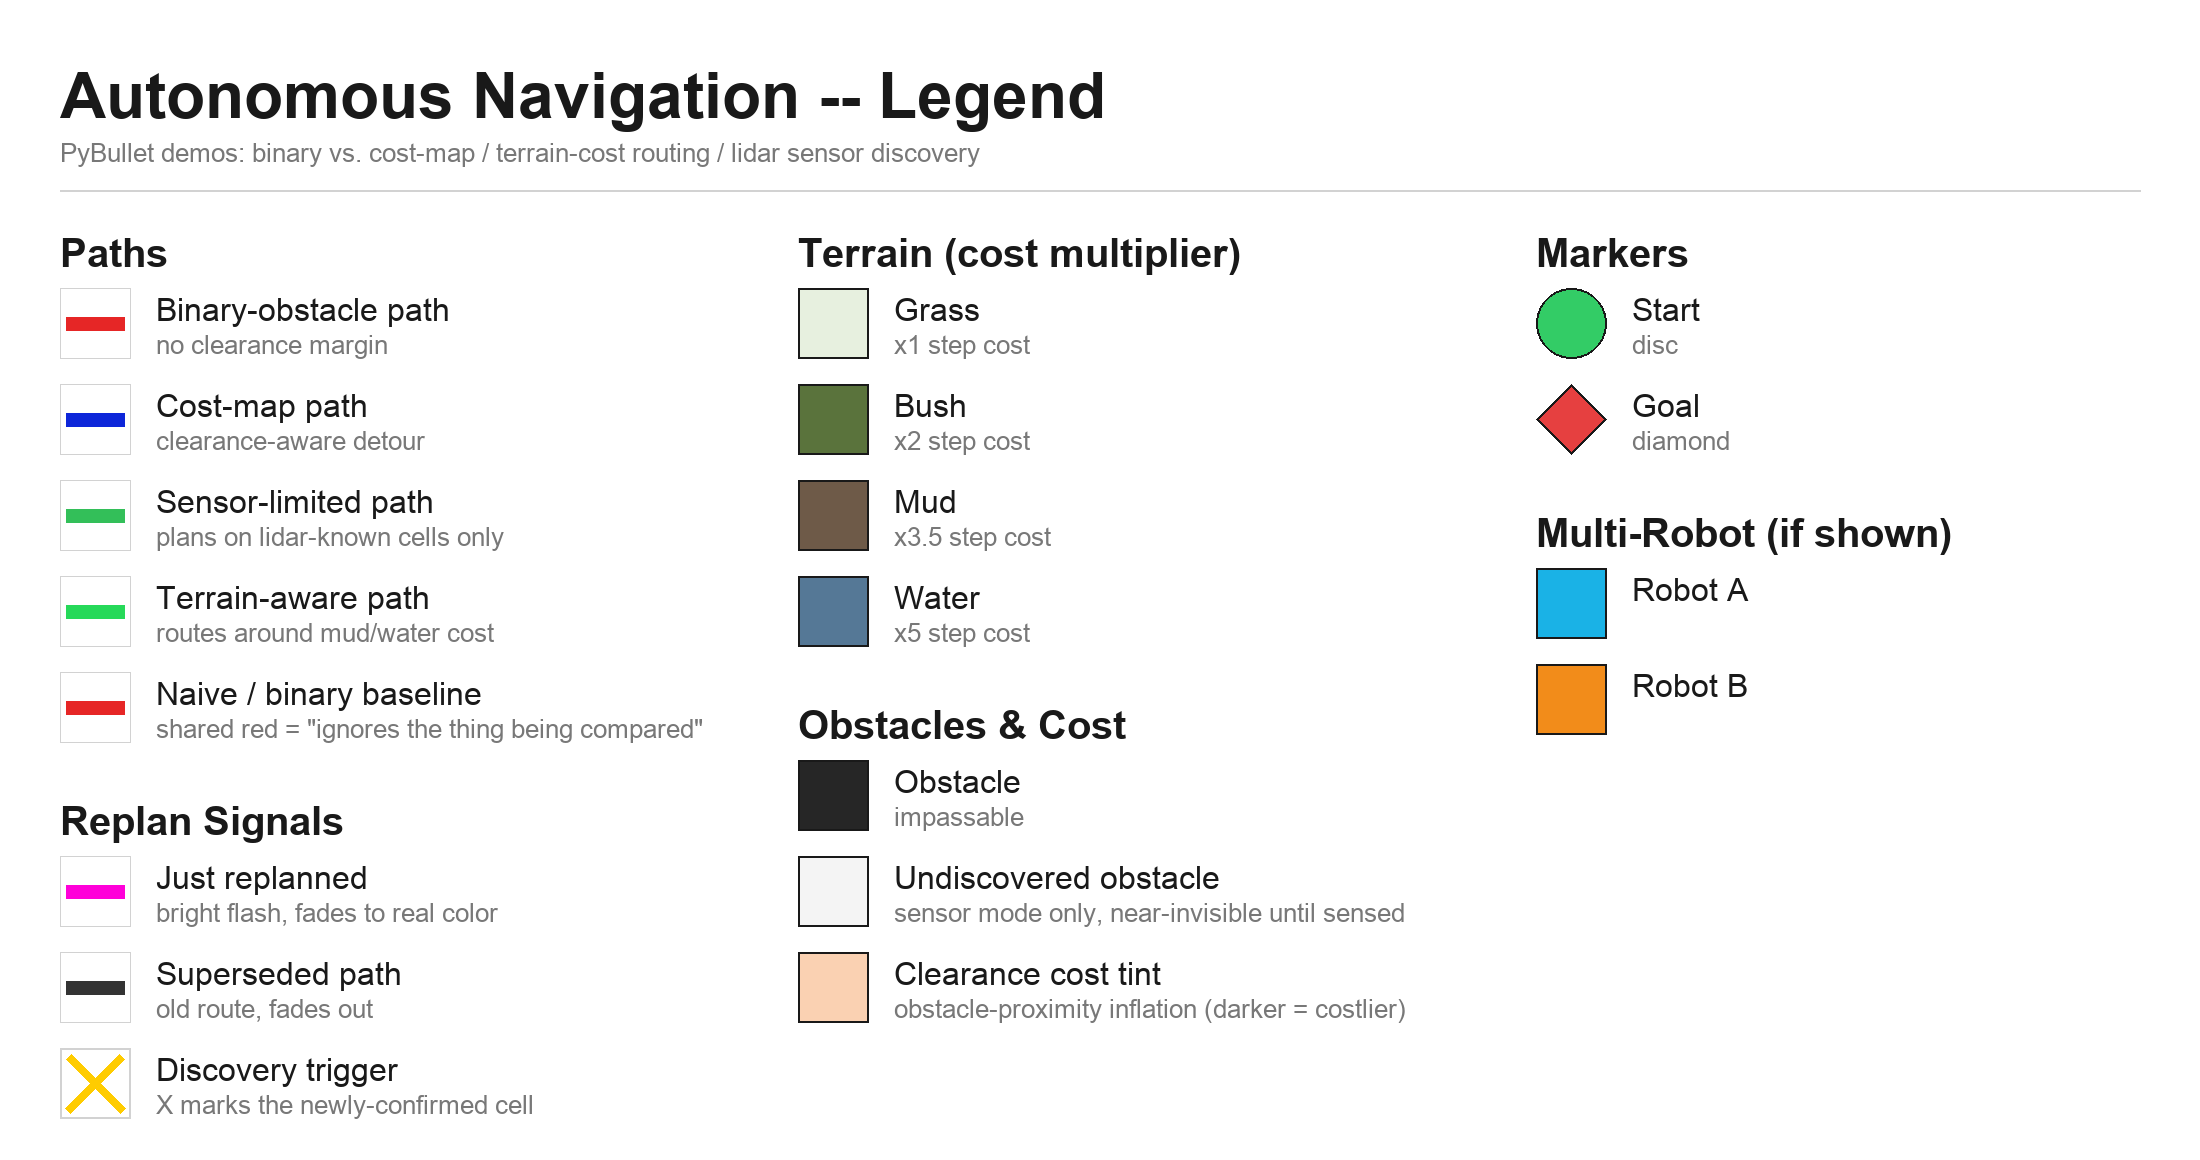

Recreate this plot in Python.
"""Generates a standalone legend graphic (screenshots/pybullet/legend.png)
for the printed poster board -- the in-sim Hud (nav/sim3d/hud.py) renders
world-space debug text sized for an on-screen camera view, which reads as
an illegible speck once a screenshot is shrunk down to fit next to two
other panels on a printed board. This draws the same color/marker
vocabulary used across pybullet_main.py's three demos as flat swatches
with labels, sized to be read from a few feet away instead.

Every color is imported from nav/config.py and nav/sim3d/world.py rather
than re-typed here, so the legend can never silently drift out of sync
with what the sim actually renders.

    python3 screenshots/pybullet/legend.py     # writes screenshots/pybullet/legend.png
"""
import sys
from pathlib import Path

sys.path.insert(0, str(Path(__file__).resolve().parent.parent.parent))

from PIL import Image, ImageDraw, ImageFont

from nav.config import TERRAIN_COLORS, TERRAIN_COST, TERRAIN_NAMES, TERRAIN_CYCLE
from nav.sim3d.world import (
    BINARY_PATH_COLOR, COST_MAP_PATH_COLOR, SENSOR_PATH_COLOR,
    TERRAIN_NAIVE_PATH_COLOR, TERRAIN_AWARE_PATH_COLOR,
    FLASH_COLOR, LINGER_COLOR, TRIGGER_MARKER_COLOR,
    OBSTACLE_COLOR, HIDDEN_OBSTACLE_COLOR, COST_TINT_COLOR,
    START_COLOR, GOAL_COLOR, ROBOT_A_COLOR, ROBOT_B_COLOR,
)

WIDTH, HEIGHT = 2200, 1160
MARGIN = 60
BG = (255, 255, 255)
INK = (25, 25, 25)
SUBTLE = (120, 120, 120)
RULE = (210, 210, 210)
SWATCH = 70
ROW_GAP = 26
SECTION_GAP = 56
COL_GAP = 90
LABEL_OFFSET = 26

FONT_DIR = Path("/System/Library/Fonts/Supplemental")


def _font(name, size):
    return ImageFont.truetype(str(FONT_DIR / name), size)


TITLE_FONT = _font("Arial Bold.ttf", 64)
SECTION_FONT = _font("Arial Bold.ttf", 40)
LABEL_FONT = _font("Arial.ttf", 32)
SUB_FONT = _font("Arial.ttf", 26)


def to_rgb255(color):
    """Path/marker colors in nav/sim3d/world.py are 0-1 floats (3- or
    4-tuples, pybullet's rgbaColor convention); terrain colors in
    nav/config.py are already 0-255 ints (pygame's convention). Normalize
    either to a 0-255 RGB tuple PIL can draw."""
    r, g, b = color[0], color[1], color[2]
    if max(r, g, b) <= 1.0:
        return (round(r * 255), round(g * 255), round(b * 255))
    return (round(r), round(g), round(b))


def composite_over_white(rgba):
    """Alpha-blend a 0-1 RGBA color over a white background -- the same
    math PyBullet's own renderer does when it draws a translucent quad
    over the (pale) ground plane, so a legend swatch for e.g.
    HIDDEN_OBSTACLE_COLOR shows the same near-invisible result a viewer
    actually sees in the sim, not its raw (dark, fully-opaque-looking)
    base color."""
    r, g, b, a = rgba
    blended = tuple(round((c * a + 1.0 * (1 - a)) * 255) for c in (r, g, b))
    return blended


def draw_swatch_row(draw, x, y, color, label, sublabel=None, shape="square"):
    rgb = to_rgb255(color)
    box = [x, y, x + SWATCH, y + SWATCH]
    if shape == "square":
        draw.rectangle(box, fill=rgb, outline=INK, width=2)
    elif shape == "disc":
        draw.ellipse(box, fill=rgb, outline=INK, width=2)
    elif shape == "diamond":
        cx, cy = x + SWATCH / 2, y + SWATCH / 2
        draw.polygon([(cx, y), (x + SWATCH, cy), (cx, y + SWATCH), (x, cy)], fill=rgb, outline=INK, width=2)
    elif shape == "x":
        draw.rectangle(box, outline=RULE, width=2)
        draw.line([x + 8, y + 8, x + SWATCH - 8, y + SWATCH - 8], fill=rgb, width=8)
        draw.line([x + 8, y + SWATCH - 8, x + SWATCH - 8, y + 8], fill=rgb, width=8)
    elif shape == "line":
        mid = y + SWATCH / 2
        draw.rectangle(box, outline=RULE, width=1)
        draw.line([x + 6, mid, x + SWATCH - 6, mid], fill=rgb, width=14)

    text_x = x + SWATCH + LABEL_OFFSET
    draw.text((text_x, y + 4), label, font=LABEL_FONT, fill=INK)
    if sublabel:
        draw.text((text_x, y + 4 + 38), sublabel, font=SUB_FONT, fill=SUBTLE)
    return y + SWATCH + ROW_GAP


def draw_section(draw, x, y, title, rows):
    draw.text((x, y), title, font=SECTION_FONT, fill=INK)
    y += 58
    for color, label, sublabel, shape in rows:
        y = draw_swatch_row(draw, x, y, color, label, sublabel, shape)
    return y + SECTION_GAP - ROW_GAP


def main():
    img = Image.new("RGB", (WIDTH, HEIGHT), BG)
    draw = ImageDraw.Draw(img)

    draw.text((MARGIN, MARGIN), "Autonomous Navigation -- Legend", font=TITLE_FONT, fill=INK)
    draw.text((MARGIN, MARGIN + 78), "PyBullet demos: binary vs. cost-map / terrain-cost routing / lidar sensor discovery",
              font=SUB_FONT, fill=SUBTLE)
    draw.line([MARGIN, MARGIN + 130, WIDTH - MARGIN, MARGIN + 130], fill=RULE, width=2)

    col1_x = MARGIN
    col2_x = MARGIN + (WIDTH - 2 * MARGIN) // 3 + COL_GAP // 2
    col3_x = MARGIN + 2 * ((WIDTH - 2 * MARGIN) // 3) + COL_GAP
    top_y = MARGIN + 170

    y = draw_section(draw, col1_x, top_y, "Paths", [
        (BINARY_PATH_COLOR, "Binary-obstacle path", "no clearance margin", "line"),
        (COST_MAP_PATH_COLOR, "Cost-map path", "clearance-aware detour", "line"),
        (SENSOR_PATH_COLOR, "Sensor-limited path", "plans on lidar-known cells only", "line"),
        (TERRAIN_AWARE_PATH_COLOR, "Terrain-aware path", "routes around mud/water cost", "line"),
        (TERRAIN_NAIVE_PATH_COLOR, "Naive / binary baseline", "shared red = \"ignores the thing being compared\"", "line"),
    ])
    y = draw_section(draw, col1_x, y, "Replan Signals", [
        (FLASH_COLOR, "Just replanned", "bright flash, fades to real color", "line"),
        (LINGER_COLOR, "Superseded path", "old route, fades out", "line"),
        (TRIGGER_MARKER_COLOR, "Discovery trigger", "X marks the newly-confirmed cell", "x"),
    ])

    y2 = draw_section(draw, col2_x, top_y, "Terrain (cost multiplier)", [
        (TERRAIN_COLORS[t], TERRAIN_NAMES[t], f"x{TERRAIN_COST[t]:g} step cost", "square")
        for t in TERRAIN_CYCLE
    ])
    y2 = draw_section(draw, col2_x, y2, "Obstacles & Cost", [
        (OBSTACLE_COLOR, "Obstacle", "impassable", "square"),
        (composite_over_white(HIDDEN_OBSTACLE_COLOR), "Undiscovered obstacle",
         "sensor mode only, near-invisible until sensed", "square"),
        (composite_over_white((*COST_TINT_COLOR, 0.4)), "Clearance cost tint",
         "obstacle-proximity inflation (darker = costlier)", "square"),
    ])

    y3 = draw_section(draw, col3_x, top_y, "Markers", [
        (START_COLOR, "Start", "disc", "disc"),
        (GOAL_COLOR, "Goal", "diamond", "diamond"),
    ])
    y3 = draw_section(draw, col3_x, y3, "Multi-Robot (if shown)", [
        (ROBOT_A_COLOR, "Robot A", "", "square"),
        (ROBOT_B_COLOR, "Robot B", "", "square"),
    ])

    out_path = Path(__file__).resolve().parent / "legend.png"
    img.save(out_path)
    print(f"wrote {out_path}")


if __name__ == "__main__":
    main()
